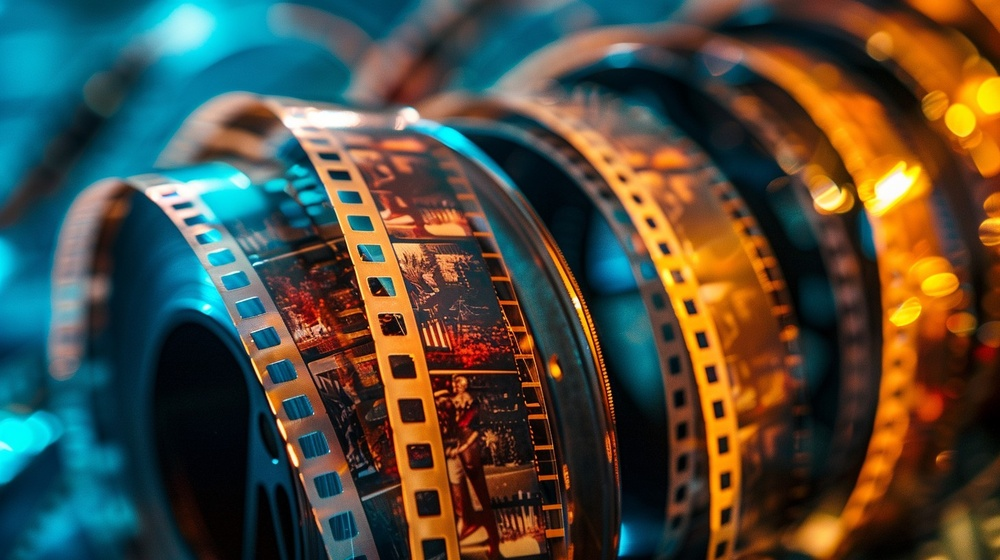
#> input picture HCI-CG-Lab-01-NumPy/sample.jpg, 1000 x 560 px, shrunk from 1456 x 816 before the run
$ python task4_downsampling.py
#> lines starting #> are read from the running program, lines starting #| are printed output that depends on the picture
import os
import numpy as np
import matplotlib.pyplot as plt
from PIL import Image

image_path = "sample.jpg"
N = 8

if not os.path.exists(image_path):
    print(f"Error: '{image_path}' was not found.")
    print("Place sample.jpg in the same folder as this Python file.")
    raise SystemExit

img = np.array(Image.open(image_path).convert("RGB"))
#> img is the input picture: shape (560, 1000, 3); mean R, G, B 77.7, 76.2, 62.8

original_height, original_width, channels = img.shape
#> original_height = 560; original_width = 1000; channels = 3

# Take every N-th pixel from rows and columns
downsampled = img[::N, ::N, :]
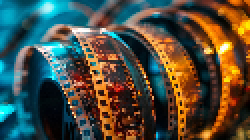
#> downsampled: shape (70, 125, 3) (shown 2 times larger); mean R, G, B 77.6, 76.9, 64

# Expand pixels to create the blocky/pixelated image
expanded = np.repeat(np.repeat(downsampled, N, axis=0), N, axis=1)
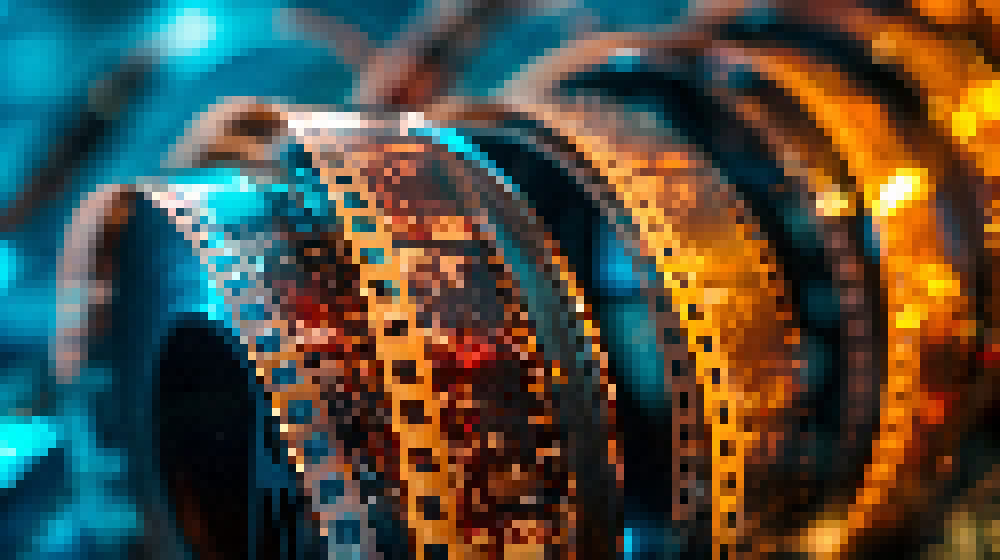
#> expanded: shape (560, 1000, 3); mean R, G, B 77.6, 76.9, 64

# Crop in case dimensions are not perfectly divisible by N
expanded = expanded[:original_height, :original_width, :]

height_reduction = (1 - downsampled.shape[0] / original_height) * 100
#> height_reduction = 87.5
width_reduction = (1 - downsampled.shape[1] / original_width) * 100
#> width_reduction = 87.5
memory_savings = (1 - downsampled.nbytes / img.nbytes) * 100
#> memory_savings = 98.44

print(f"--- DOWNSAMPLING ANALYSIS (N = {N}) ---")
print(f"Original Shape     : {img.shape} | Memory: {img.nbytes:,} bytes")
#| Original Shape     : (560, 1000, 3) | Memory: 1,680,000 bytes
print(
    f"Downsampled Shape  : {downsampled.shape} | "
    f"Memory: {downsampled.nbytes:,} bytes"
)
#| Downsampled Shape  : (70, 125, 3) | Memory: 26,250 bytes
print(f"Re-expanded Shape  : {expanded.shape} | Visual: Blocky Pixelation")
#| Re-expanded Shape  : (560, 1000, 3) | Visual: Blocky Pixelation
print(
    f"Dimension Reduction: {height_reduction:.2f}% height reduction, "
    f"{width_reduction:.2f}% width reduction"
)
#| Dimension Reduction: 87.50% height reduction, 87.50% width reduction
print(f"Memory Savings     : {memory_savings:.2f}% data reduction")
#| Memory Savings     : 98.44% data reduction

fig, axes = plt.subplots(1, 3, figsize=(18, 6))

axes[0].imshow(img)
axes[0].set_title(f"Original Image\n{img.shape}")
axes[0].axis("off")

axes[1].imshow(downsampled)
axes[1].set_title(f"Downsampled Image (N={N})\n{downsampled.shape}")
axes[1].axis("off")

axes[2].imshow(expanded)
axes[2].set_title(f"Re-expanded / Pixelated\n{expanded.shape}")
axes[2].axis("off")

plt.tight_layout()
plt.savefig("task4_downsampling_pixelation.png", dpi=200)
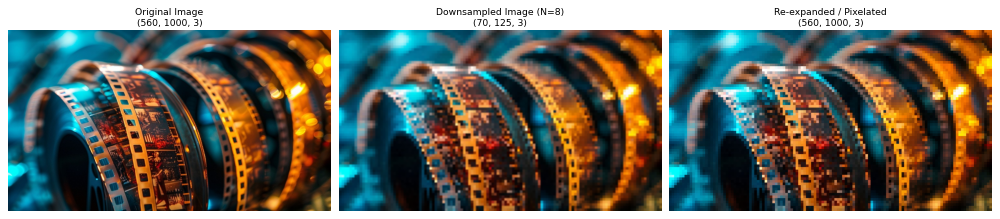
#> figure drawn by matplotlib, 3 panels
plt.show()
